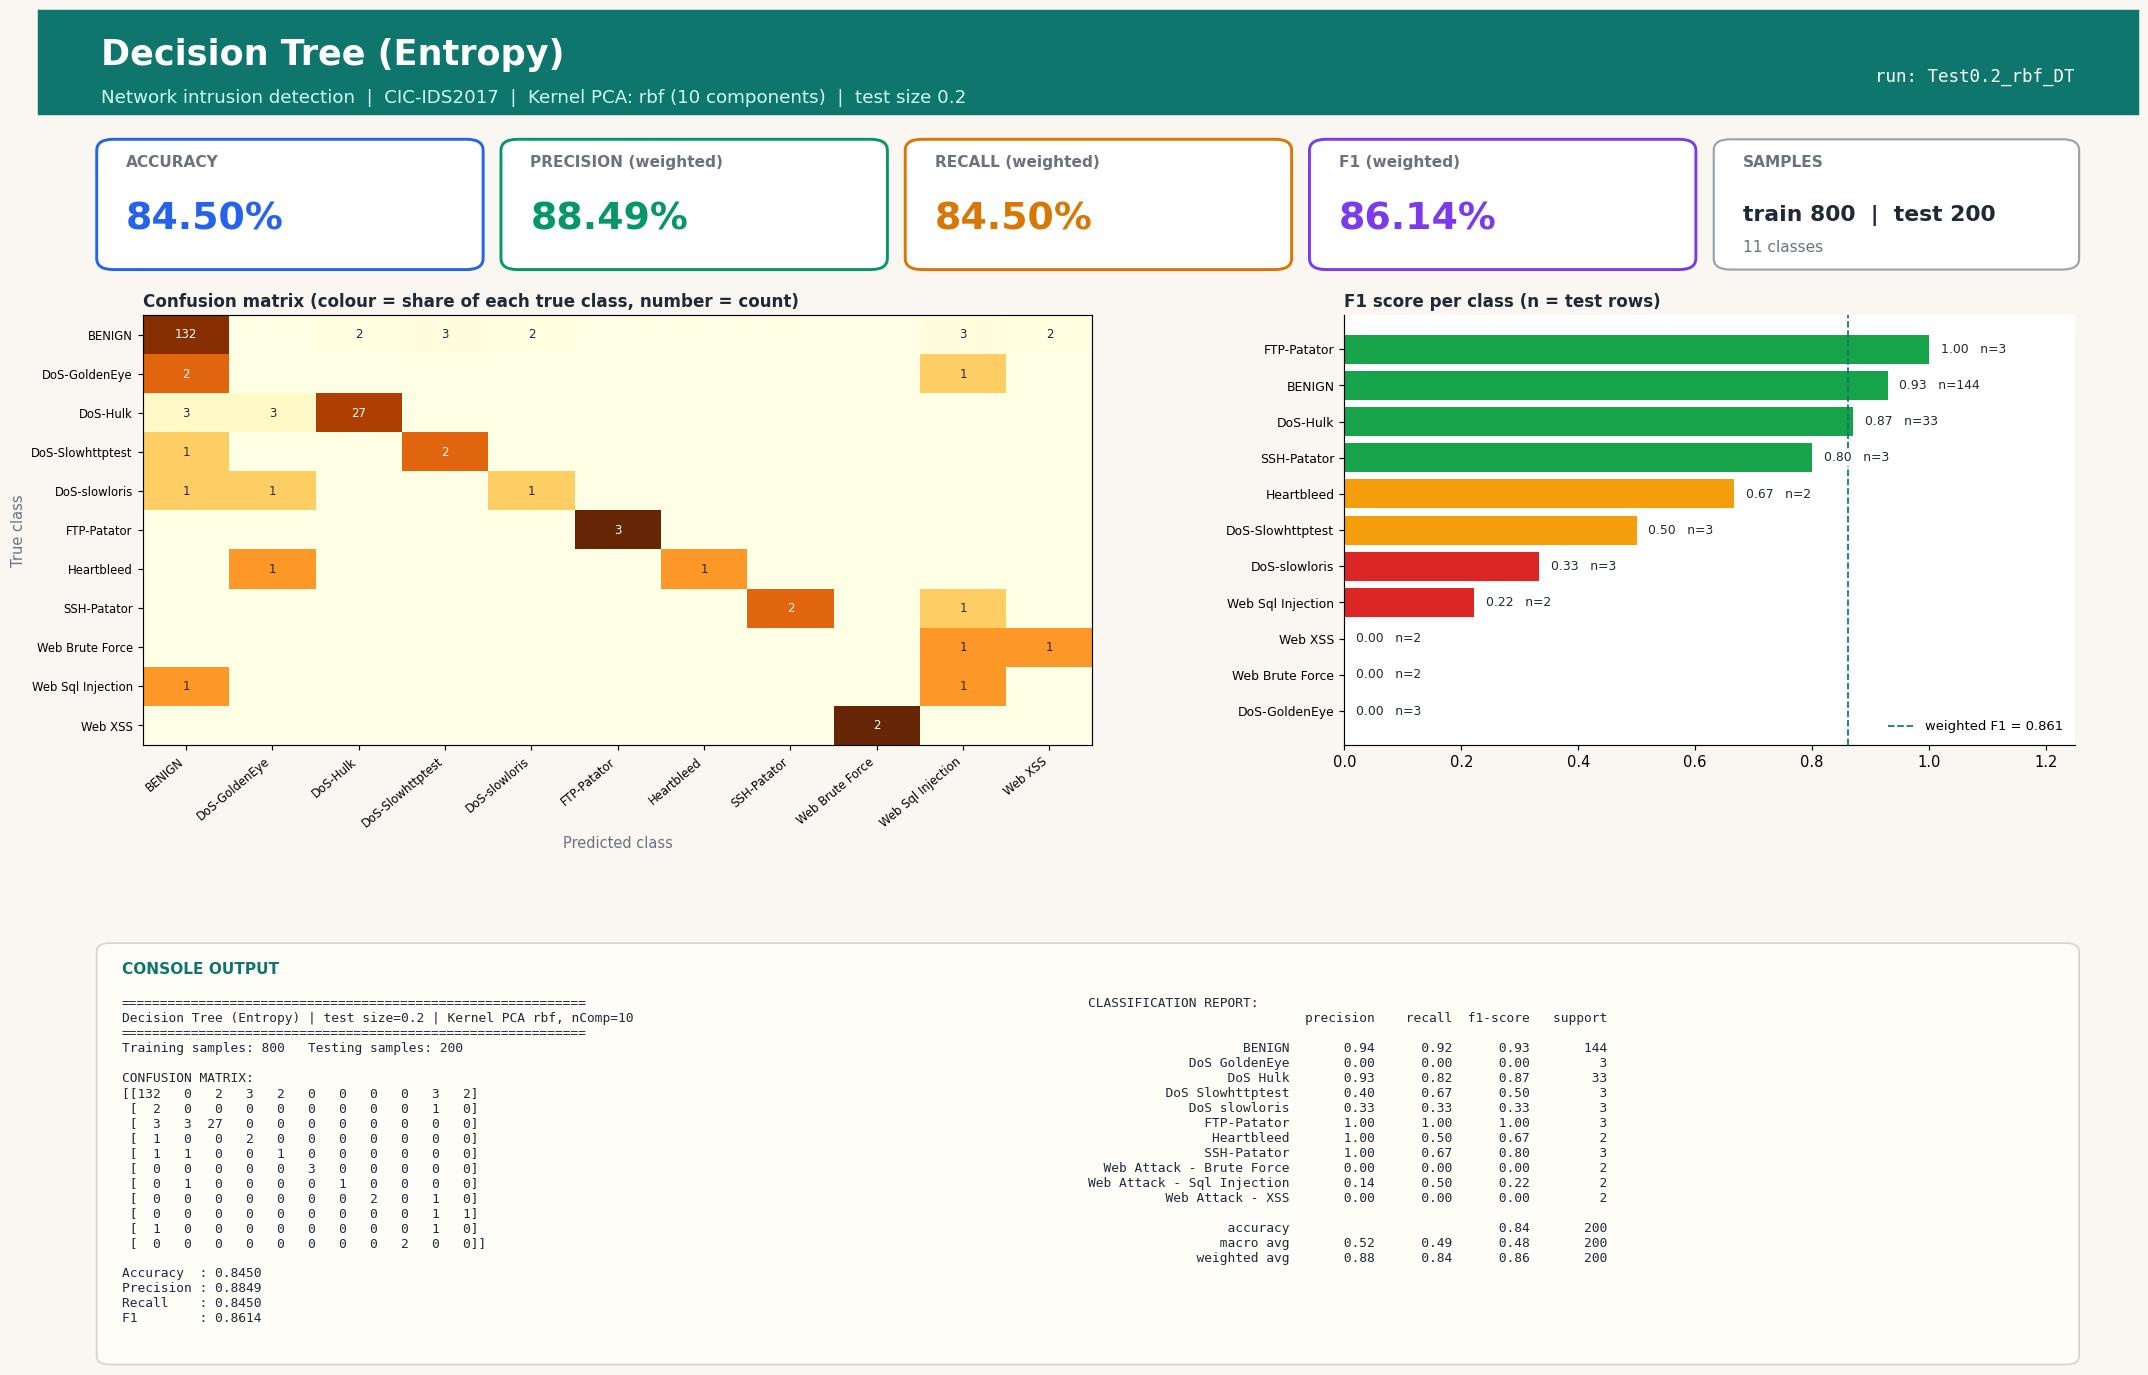

This chart was generated by the following Python code:
#!/usr/bin/env python3
"""Decision Tree (Entropy) | Test size 0.2 | Kernel PCA kernel=rbf, n_components=10
CIC-IDS2017 (Tue+Wed+Thu-morning) 1000-row stratified sample.
Run in any IDE (Spyder / VS Code / PyCharm / Jupyter): open the file and press Run, no arguments needed.
Saves next to this file: 'Test0.2_rbf_DT.jpg' - one image with the console output (confusion matrix, metrics, classification report) plus charts."""
import json, os
import numpy as np
import matplotlib.pyplot as plt
from sklearn.decomposition import KernelPCA
from sklearn.tree import DecisionTreeClassifier
from sklearn.metrics import (accuracy_score, classification_report, confusion_matrix,
                             f1_score, precision_score, recall_score)
from sklearn.model_selection import train_test_split
from sklearn.preprocessing import StandardScaler

TEST_SIZE, KERNEL, N_COMP, ALG, ALG_NAME = 0.2, "rbf", 10, "DT", "Decision Tree (Entropy)"
try:
    HERE = os.path.dirname(os.path.abspath(__file__))
except NameError:                      # Jupyter / interactive console
    HERE = os.getcwd()
def _find_root():                      # folder that contains data/sample.npz (works from any working directory)
    for p in (HERE, os.path.join(HERE, ".."), os.path.join(HERE, "..", ".."), os.getcwd()):
        if os.path.exists(os.path.join(p, "data", "sample.npz")):
            return os.path.abspath(p)
    raise FileNotFoundError("data/sample.npz not found - run prepare_data.py or keep the repo folder structure")
ROOT = _find_root()
tag = f"Test{TEST_SIZE}_{KERNEL}_{ALG}"

# 1. LOAD cached, cleaned sample (see prepare_data.py)
d = np.load(os.path.join(ROOT, "data", "sample.npz"), allow_pickle=True)
X, y, class_names = d["X"], d["y"], [str(c).replace("�", "-") for c in d["classes"]]

# 2. SPLIT
X_train, X_test, y_train, y_test = train_test_split(
    X, y, test_size=TEST_SIZE, random_state=42, stratify=y)

# 3. SCALE (fit on train only)
scaler = StandardScaler()
X_train = scaler.fit_transform(X_train); X_test = scaler.transform(X_test)

# 4. DIMENSIONALITY REDUCTION: Kernel PCA (fit on train only; gamma = sklearn default 1/n_features)
kpca = KernelPCA(n_components=N_COMP, kernel=KERNEL, random_state=0)
X_train = kpca.fit_transform(X_train); X_test = kpca.transform(X_test)

# 5. CLASSIFIER
classifier = DecisionTreeClassifier(criterion="entropy", random_state=0)
classifier.fit(X_train, y_train)
y_pred = classifier.predict(X_test)

# 6. METRICS
labels = np.arange(len(class_names))
cm = confusion_matrix(y_test, y_pred, labels=labels)
res = dict(test_size=TEST_SIZE, kernel=KERNEL, n_components=N_COMP, algorithm=ALG, model=ALG_NAME,
           n_train=int(len(y_train)), n_test=int(len(y_test)),
           accuracy=accuracy_score(y_test, y_pred),
           precision=precision_score(y_test, y_pred, average="weighted", zero_division=0),
           recall=recall_score(y_test, y_pred, average="weighted", zero_division=0),
           f1=f1_score(y_test, y_pred, average="weighted", zero_division=0))
report = classification_report(y_test, y_pred, labels=labels, target_names=class_names, zero_division=0)
lines = ["=" * 60, f"{ALG_NAME} | test size={TEST_SIZE} | Kernel PCA {KERNEL}, nComp={N_COMP}", "=" * 60,
         f"Training samples: {len(y_train)}   Testing samples: {len(y_test)}", "", "CONFUSION MATRIX:", np.array2string(cm), ""]
for k in ("accuracy", "precision", "recall", "f1"): lines.append(f"{k.capitalize():10s}: {res[k]:.4f}")
lines += ["", "CLASSIFICATION REPORT:", report]
console_output = "\n".join(lines); print(console_output)

# 7. VISUAL OUTPUT: ONE report-style image (banner, KPI cards, charts, console output) - real results only
from matplotlib.patches import FancyBboxPatch, Rectangle
short = [c.replace("Web Attack - ", "Web ").replace("DoS ", "DoS-") for c in class_names]
rep = classification_report(y_test, y_pred, labels=labels, target_names=class_names, zero_division=0, output_dict=True)
cmn = cm / np.maximum(cm.sum(axis=1, keepdims=True), 1)          # row-normalised = per-class recall
INK, MUTED, BG, ACC = "#1f2937", "#6b7280", "#faf7f2", "#0f766e"
fig = plt.figure(figsize=(20, 13.2), dpi=105, facecolor=BG)
fig.add_artist(Rectangle((0, 0.925), 1, 0.075, transform=fig.transFigure, color=ACC, zorder=0))
fig.text(0.03, 0.968, f"{ALG_NAME}", fontsize=24, fontweight="bold", color="white", va="center")
fig.text(0.03, 0.937, f"Network intrusion detection  |  CIC-IDS2017  |  Kernel PCA: {KERNEL} ({N_COMP} components)  |  test size {TEST_SIZE}",
         fontsize=12.5, color="#ccfbf1", va="center")
fig.text(0.97, 0.952, f"run: {tag}", fontsize=12, color="white", ha="right", va="center", family="monospace")

# KPI cards
cards = [("ACCURACY", res["accuracy"], "#2563eb"), ("PRECISION (weighted)", res["precision"], "#059669"),
         ("RECALL (weighted)", res["recall"], "#d97706"), ("F1 (weighted)", res["f1"], "#7c3aed")]
for i, (lab, v, col) in enumerate(cards):
    x0 = 0.03 + i * 0.1925
    fig.add_artist(FancyBboxPatch((x0, 0.815), 0.18, 0.09, boxstyle="round,pad=0.002,rounding_size=0.008", transform=fig.transFigure,
                                  facecolor="white", edgecolor=col, linewidth=2))
    fig.text(x0 + 0.012, 0.887, lab, fontsize=10.5, color=MUTED, fontweight="bold")
    fig.text(x0 + 0.012, 0.842, f"{v * 100:.2f}%", fontsize=26, color=col, fontweight="bold")
fig.add_artist(FancyBboxPatch((0.80, 0.815), 0.17, 0.09, boxstyle="round,pad=0.002,rounding_size=0.008", transform=fig.transFigure,
                              facecolor="white", edgecolor="#9ca3af", linewidth=1.5))
fig.text(0.812, 0.887, "SAMPLES", fontsize=10.5, color=MUTED, fontweight="bold")
fig.text(0.812, 0.848, f"train {res['n_train']}  |  test {res['n_test']}", fontsize=15, color=INK, fontweight="bold")
fig.text(0.812, 0.826, f"{len(class_names)} classes", fontsize=10.5, color=MUTED)

gs = fig.add_gridspec(1, 2, left=0.05, right=0.97, top=0.78, bottom=0.47, wspace=0.30, width_ratios=[1.3, 1])
ax1 = fig.add_subplot(gs[0, 0]); ax2 = fig.add_subplot(gs[0, 1])
for ax in (ax1, ax2): ax.set_facecolor("white")
im = ax1.imshow(cmn, cmap="YlOrBr", vmin=0, vmax=1, aspect="auto")
ax1.set_xticks(labels); ax1.set_yticks(labels); ax1.set_xticklabels(short, rotation=40, ha="right", fontsize=8); ax1.set_yticklabels(short, fontsize=8)
ax1.set_title("Confusion matrix (colour = share of each true class, number = count)", loc="left", fontsize=11.5, color=INK, fontweight="bold")
ax1.set_xlabel("Predicted class", color=MUTED); ax1.set_ylabel("True class", color=MUTED)
for a_ in labels:
    for b_ in labels:
        if cm[a_, b_]: ax1.text(b_, a_, cm[a_, b_], ha="center", va="center", fontsize=8, color="white" if cmn[a_, b_] > 0.6 else INK)
f1s = [rep[c]["f1-score"] for c in class_names]; sup = [int(rep[c]["support"]) for c in class_names]
order = np.argsort(f1s)
cols = ["#dc2626" if f1s[i] < 0.34 else "#f59e0b" if f1s[i] < 0.67 else "#16a34a" for i in order]
ax2.barh(range(len(order)), [f1s[i] for i in order], color=cols)
ax2.set_yticks(range(len(order))); ax2.set_yticklabels([short[i] for i in order], fontsize=8.5); ax2.set_xlim(0, 1.25)
ax2.set_title("F1 score per class (n = test rows)", loc="left", fontsize=11.5, color=INK, fontweight="bold")
for k, i in enumerate(order): ax2.text(f1s[i] + 0.02, k, f"{f1s[i]:.2f}   n={sup[i]}", va="center", fontsize=8.5, color=INK, zorder=5, bbox=dict(facecolor="white", edgecolor="none", pad=1))
for sp in ("top", "right"): ax2.spines[sp].set_visible(False)
ax2.axvline(res["f1"], color=ACC, ls="--", lw=1.2, label=f"weighted F1 = {res['f1']:.3f}"); ax2.legend(loc="lower right", fontsize=9, frameon=False)

# console output panel (same text that is printed to the console)
fig.add_artist(FancyBboxPatch((0.03, 0.025), 0.94, 0.30, boxstyle="round,pad=0.002,rounding_size=0.006", transform=fig.transFigure,
                              facecolor="#fffdf8", edgecolor="#d6d3d1", linewidth=1.2))
fig.text(0.04, 0.305, "CONSOLE OUTPUT", fontsize=10.5, color=ACC, fontweight="bold")
split_at = lines.index("CLASSIFICATION REPORT:")
fig.text(0.04, 0.288, "\n".join(lines[:split_at]), family="monospace", fontsize=8.8, color=INK, va="top")
fig.text(0.50, 0.288, "\n".join(lines[split_at:]), family="monospace", fontsize=8.8, color=INK, va="top")
plt.savefig(os.path.join(HERE, tag + ".jpg"), format="jpg", bbox_inches="tight", facecolor=BG)
if os.environ.get("ACN_NO_SHOW") != "1": plt.show()   # IDEs display the image; run_all.py disables this
plt.close()

os.makedirs(os.path.join(ROOT, "results", "json"), exist_ok=True)
with open(os.path.join(ROOT, "results", "json", tag + ".json"), "w") as f: json.dump(res, f)
